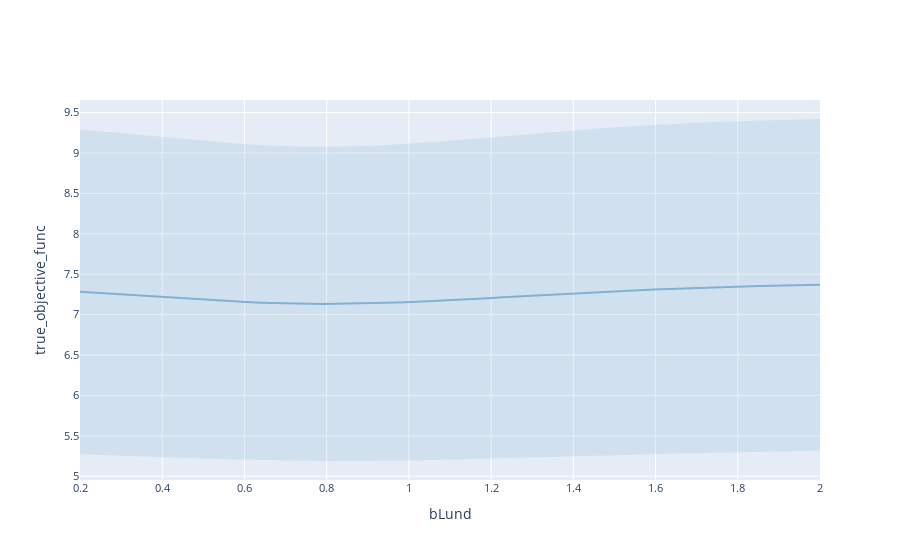

The code cell stored with this chart in its notebook:
### Code cell
render(plot_slice(model, "bLund", "true_objective_func"))
